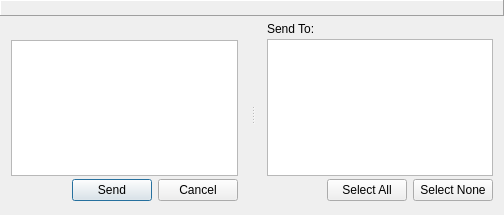
<?xml version="1.0" encoding="UTF-8"?>
<ui version="4.0">
 <class>BroadcastWindow</class>
 <widget class="QWidget" name="BroadcastWindow">
  <property name="geometry">
   <rect>
    <x>0</x>
    <y>0</y>
    <width>504</width>
    <height>215</height>
   </rect>
  </property>
  <property name="windowTitle">
   <string>Form</string>
  </property>
  <layout class="QVBoxLayout" name="verticalLayout_3">
   <property name="spacing">
    <number>0</number>
   </property>
   <property name="leftMargin">
    <number>0</number>
   </property>
   <property name="topMargin">
    <number>0</number>
   </property>
   <property name="rightMargin">
    <number>0</number>
   </property>
   <property name="bottomMargin">
    <number>3</number>
   </property>
   <item>
    <widget class="QLabel" name="lblInfo">
     <property name="autoFillBackground">
      <bool>true</bool>
     </property>
     <property name="frameShape">
      <enum>QFrame::Panel</enum>
     </property>
     <property name="frameShadow">
      <enum>QFrame::Raised</enum>
     </property>
     <property name="alignment">
      <set>Qt::AlignCenter</set>
     </property>
    </widget>
   </item>
   <item>
    <widget class="QSplitter" name="splitter">
     <property name="sizePolicy">
      <sizepolicy hsizetype="Expanding" vsizetype="Expanding">
       <horstretch>0</horstretch>
       <verstretch>0</verstretch>
      </sizepolicy>
     </property>
     <property name="orientation">
      <enum>Qt::Horizontal</enum>
     </property>
     <property name="handleWidth">
      <number>7</number>
     </property>
     <property name="childrenCollapsible">
      <bool>false</bool>
     </property>
     <widget class="QWidget" name="layoutWidget">
      <layout class="QVBoxLayout" name="verticalLayout">
       <property name="spacing">
        <number>0</number>
       </property>
       <property name="topMargin">
        <number>0</number>
       </property>
       <item>
        <widget class="QWidget" name="toolBarWidget" native="true">
         <property name="minimumSize">
          <size>
           <width>0</width>
           <height>24</height>
          </size>
         </property>
         <property name="maximumSize">
          <size>
           <width>16777215</width>
           <height>24</height>
          </size>
         </property>
         <layout class="QHBoxLayout" name="horizontalLayout_3">
          <property name="spacing">
           <number>0</number>
          </property>
          <property name="margin">
           <number>0</number>
          </property>
          <item>
           <layout class="QHBoxLayout" name="toolBarLayout"/>
          </item>
         </layout>
        </widget>
       </item>
       <item>
        <widget class="QTextEdit" name="txtMessage">
         <property name="sizePolicy">
          <sizepolicy hsizetype="Expanding" vsizetype="Expanding">
           <horstretch>4</horstretch>
           <verstretch>0</verstretch>
          </sizepolicy>
         </property>
         <property name="minimumSize">
          <size>
           <width>175</width>
           <height>0</height>
          </size>
         </property>
         <property name="tabChangesFocus">
          <bool>true</bool>
         </property>
         <property name="acceptRichText">
          <bool>false</bool>
         </property>
        </widget>
       </item>
       <item>
        <layout class="QHBoxLayout" name="horizontalLayout_4">
         <property name="topMargin">
          <number>3</number>
         </property>
         <item>
          <spacer name="horizontalSpacer">
           <property name="orientation">
            <enum>Qt::Horizontal</enum>
           </property>
           <property name="sizeHint" stdset="0">
            <size>
             <width>40</width>
             <height>20</height>
            </size>
           </property>
          </spacer>
         </item>
         <item>
          <widget class="QPushButton" name="btnSend">
           <property name="text">
            <string>Send</string>
           </property>
           <property name="default">
            <bool>true</bool>
           </property>
          </widget>
         </item>
         <item>
          <widget class="QPushButton" name="btnCancel">
           <property name="text">
            <string>Cancel</string>
           </property>
          </widget>
         </item>
        </layout>
       </item>
      </layout>
     </widget>
     <widget class="QWidget" name="layoutWidget1">
      <layout class="QVBoxLayout" name="verticalLayout_2">
       <property name="spacing">
        <number>0</number>
       </property>
       <property name="topMargin">
        <number>3</number>
       </property>
       <item>
        <widget class="QLabel" name="label">
         <property name="minimumSize">
          <size>
           <width>0</width>
           <height>20</height>
          </size>
         </property>
         <property name="text">
          <string>Send To:</string>
         </property>
        </widget>
       </item>
       <item>
        <widget class="lmcUserTreeWidget" name="tvUserList">
         <property name="sizePolicy">
          <sizepolicy hsizetype="Preferred" vsizetype="Expanding">
           <horstretch>0</horstretch>
           <verstretch>0</verstretch>
          </sizepolicy>
         </property>
         <property name="minimumSize">
          <size>
           <width>100</width>
           <height>0</height>
          </size>
         </property>
         <property name="horizontalScrollBarPolicy">
          <enum>Qt::ScrollBarAlwaysOff</enum>
         </property>
         <property name="indentation">
          <number>0</number>
         </property>
         <property name="animated">
          <bool>true</bool>
         </property>
         <property name="allColumnsShowFocus">
          <bool>true</bool>
         </property>
         <attribute name="headerVisible">
          <bool>false</bool>
         </attribute>
         <column>
          <property name="text">
           <string>Send To:</string>
          </property>
         </column>
        </widget>
       </item>
       <item>
        <layout class="QHBoxLayout" name="horizontalLayout">
         <property name="topMargin">
          <number>3</number>
         </property>
         <item>
          <spacer name="horizontalSpacer_2">
           <property name="orientation">
            <enum>Qt::Horizontal</enum>
           </property>
           <property name="sizeHint" stdset="0">
            <size>
             <width>40</width>
             <height>20</height>
            </size>
           </property>
          </spacer>
         </item>
         <item>
          <widget class="QPushButton" name="btnSelectAll">
           <property name="text">
            <string>Select All</string>
           </property>
          </widget>
         </item>
         <item>
          <widget class="QPushButton" name="btnSelectNone">
           <property name="text">
            <string>Select None</string>
           </property>
          </widget>
         </item>
        </layout>
       </item>
      </layout>
     </widget>
    </widget>
   </item>
  </layout>
 </widget>
 <layoutdefault spacing="6" margin="11"/>
 <customwidgets>
  <customwidget>
   <class>lmcUserTreeWidget</class>
   <extends>QTreeWidget</extends>
   <header>usertreewidget.h</header>
  </customwidget>
 </customwidgets>
 <tabstops>
  <tabstop>txtMessage</tabstop>
  <tabstop>tvUserList</tabstop>
 </tabstops>
 <resources/>
 <connections>
  <connection>
   <sender>btnCancel</sender>
   <signal>clicked()</signal>
   <receiver>BroadcastWindow</receiver>
   <slot>close()</slot>
   <hints>
    <hint type="sourcelabel">
     <x>210</x>
     <y>198</y>
    </hint>
    <hint type="destinationlabel">
     <x>251</x>
     <y>107</y>
    </hint>
   </hints>
  </connection>
 </connections>
</ui>
